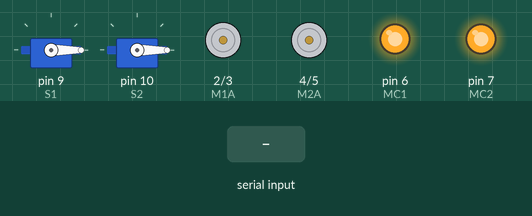
A sketch run on a simulated Arduino Uno, built with avr-gcc and run on an emulated ATmega328P. On the bench: 2 × servo, motor-driver pin pairs drawn as motors (green arrow = first pin HIGH = forward, orange = second pin HIGH = backward, longer = more drive), output pins drawn as LEDs (lit = HIGH). The test bench sets the inputs (shaded band).

Above: at 1.2 s.
1.3 s: "F" received over Serial
At 2.3 s:
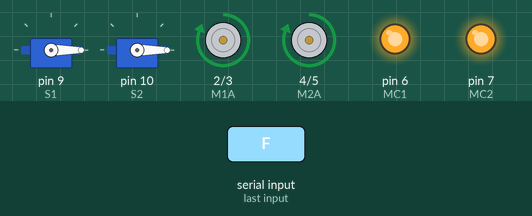
2.8 s: "B" received over Serial
At 3.4 s:
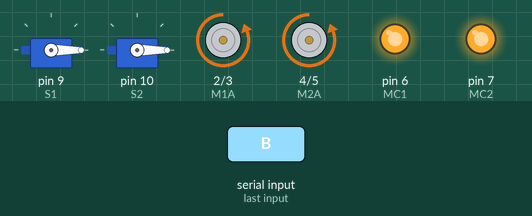
4.3 s: "L" received over Serial
At 4.6 s:
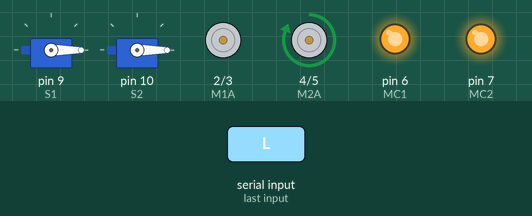
5.8 s: "R" received over Serial
At 6.9 s:
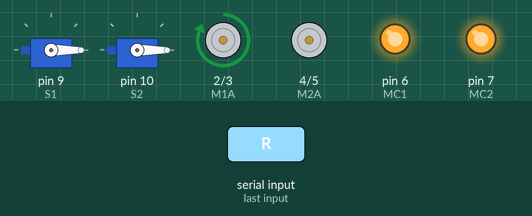
7.3 s: byte 118 ('v') received over Serial
At 8.0 s:
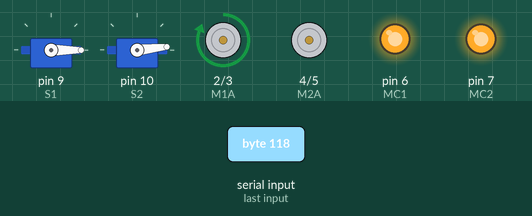
8.8 s: byte 88 ('X') received over Serial
At 9.2 s:
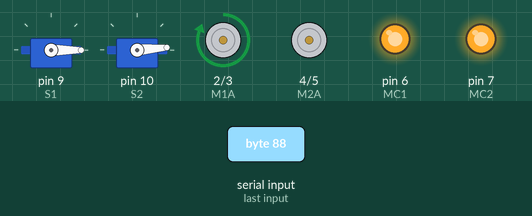
Timing chart, 0 to 11.3 s (numbered marks = the images above; inputs shaded):
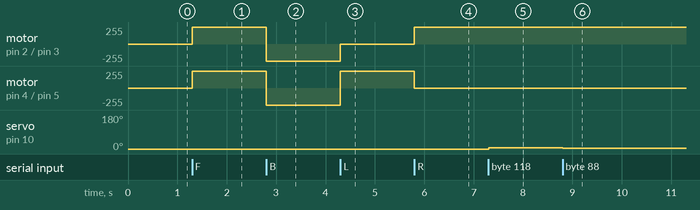

The sketch:

RC_car_shafi.ino
```cpp
#include <Servo.h>

Servo myServo1;
Servo myServo2;
 void forwrd();
void bak();
void left();
void right();
void off();
void fullTurn();
void servo1_increase();
void servo1_decrease();

int M1A=2,M1B=3,M2A=4,M2B=5,MC1=6,MC2=7,S1=9,S2=10;
int i=0;
int s1=5;
int s2=5;
char inp;
void setup()
{
  Serial.begin(9600);
  pinMode(M1A,OUTPUT);
    pinMode(M1B,OUTPUT);
    pinMode(M2A,OUTPUT);
    pinMode(M2B,OUTPUT);
    pinMode(MC1,OUTPUT);
    pinMode(MC2,OUTPUT);
    myServo1.attach(S1);
    myServo2.attach(S2);
    analogWrite(MC1,255);
    analogWrite(MC2,255);
    myServo1.write(0);
    myServo2.write(0);
}

void loop()
{
  while(Serial.available()==0);
  inp=Serial.read();
  if(inp=='F'){
        forwrd();
  }else if(inp=='B'){
        bak();
  }else if(inp=='L'){
      left();
  }else if(inp=='R'){
        right();
  }else if(inp=='j'){
        fullTurn();
    }else if(inp=='W' || inp=='w'){
        servo1_increase();
    }else if(inp=='U' || inp=='u'){
        servo1_decrease();
    }else if(inp=='V' || inp=='v'){
        servo2_increase();
     }else if(inp=='X' || inp=='x'){
        servo2_decrease();
      }
    else {
      off();
    }

}

void forwrd(){
    digitalWrite(M1A,HIGH);
    digitalWrite(M1B,LOW);
    digitalWrite(M2A,HIGH);
    digitalWrite(M2B,LOW);
}


void bak(){
    digitalWrite(M1A,LOW);
    digitalWrite(M1B,HIGH);
    digitalWrite(M2A,LOW);
    digitalWrite(M2B,HIGH);
}


void left(){
    digitalWrite(M1A,LOW);
    digitalWrite(M1B,LOW);
    digitalWrite(M2A,HIGH);
    digitalWrite(M2B,LOW);
}


void right(){
    digitalWrite(M1A,HIGH);
    digitalWrite(M1B,LOW);
    digitalWrite(M2A,LOW);
    digitalWrite(M2B,LOW);
}


void off(){
    digitalWrite(M1A,LOW);
    digitalWrite(M1B,LOW);
    digitalWrite(M2A,LOW);
    digitalWrite(M2B,LOW);
}

void fullTurn(){
    digitalWrite(M1A,LOW);
    digitalWrite(M1A,HIGH);
    digitalWrite(M2A,HIGH);
    digitalWrite(M2B,LOW);
}

void servo1_increase(){
  s1++;
  myServo1.write(s1);
  }

void servo1_decrease(){
  s1--;
  myServo1.write(s1);
  }

void servo2_increase(){
  s2++;
  myServo2.write(s2);
  }

void servo2_decrease(){
  s2--;
  myServo2.write(s2);
  }
```

Measured:
- after the input at 1.3 s, motor on pin 2 (M1A) / pin 3 (M1B), motor on pin 4 (M2A) / pin 5 (M2B): stopped → forward 255/255 at once
- after the input at 2.8 s, motor on pin 2 (M1A) / pin 3 (M1B), motor on pin 4 (M2A) / pin 5 (M2B): forward 255/255 → backward 255/255 at once
- after the input at 4.3 s, motor on pin 2 (M1A) / pin 3 (M1B): backward 255/255 → stopped at once; motor on pin 4 (M2A) / pin 5 (M2B): backward 255/255 → forward 255/255 at once
- after the input at 5.8 s, motor on pin 2 (M1A) / pin 3 (M1B): stopped → forward 255/255 at once; motor on pin 4 (M2A) / pin 5 (M2B): forward 255/255 → stopped at once
- after the input at 7.3 s, servo on pin 10 (S2): 0° → 6° at once
- after the input at 8.8 s, servo on pin 10 (S2): 6° → 5° at once
